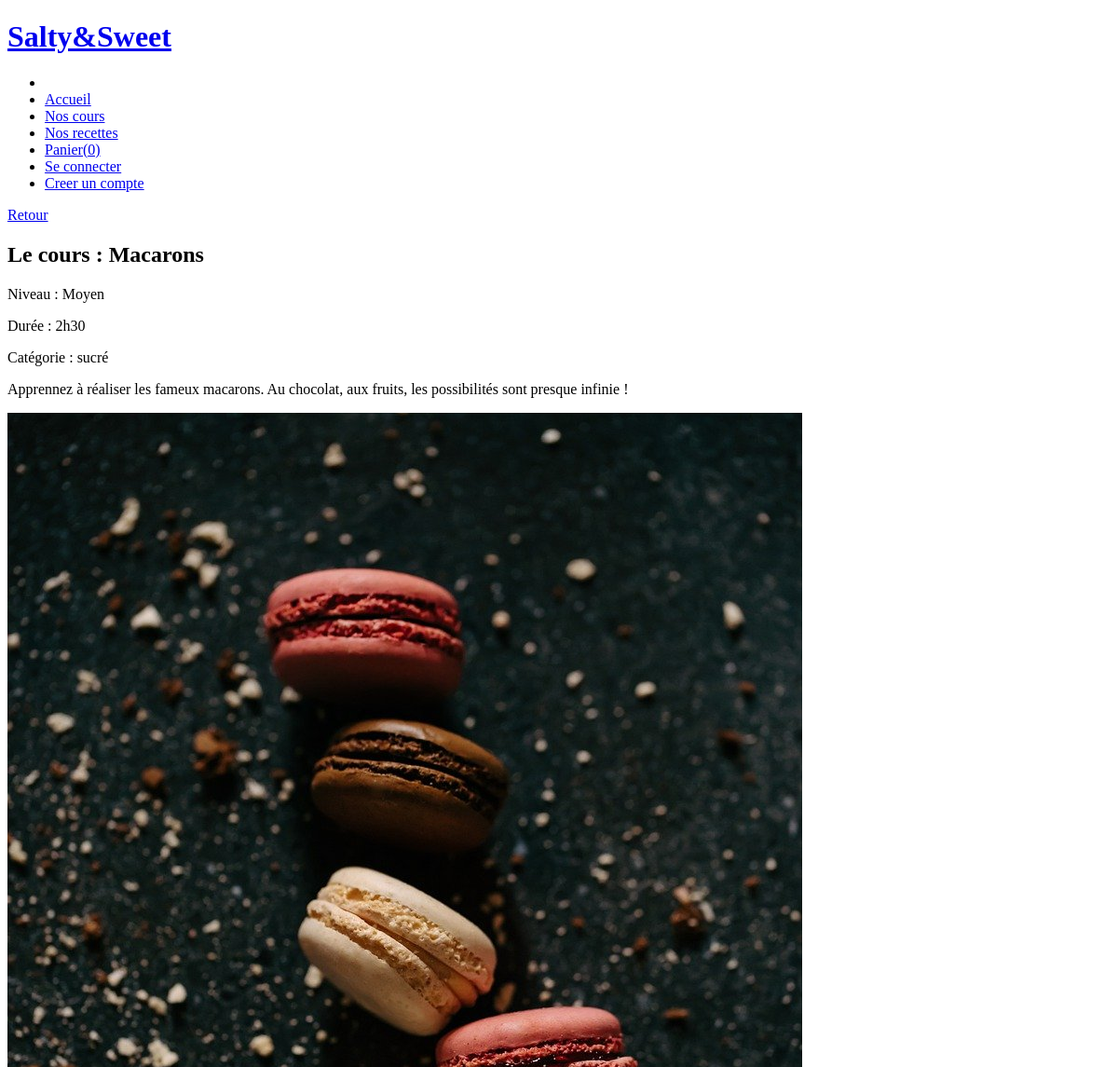
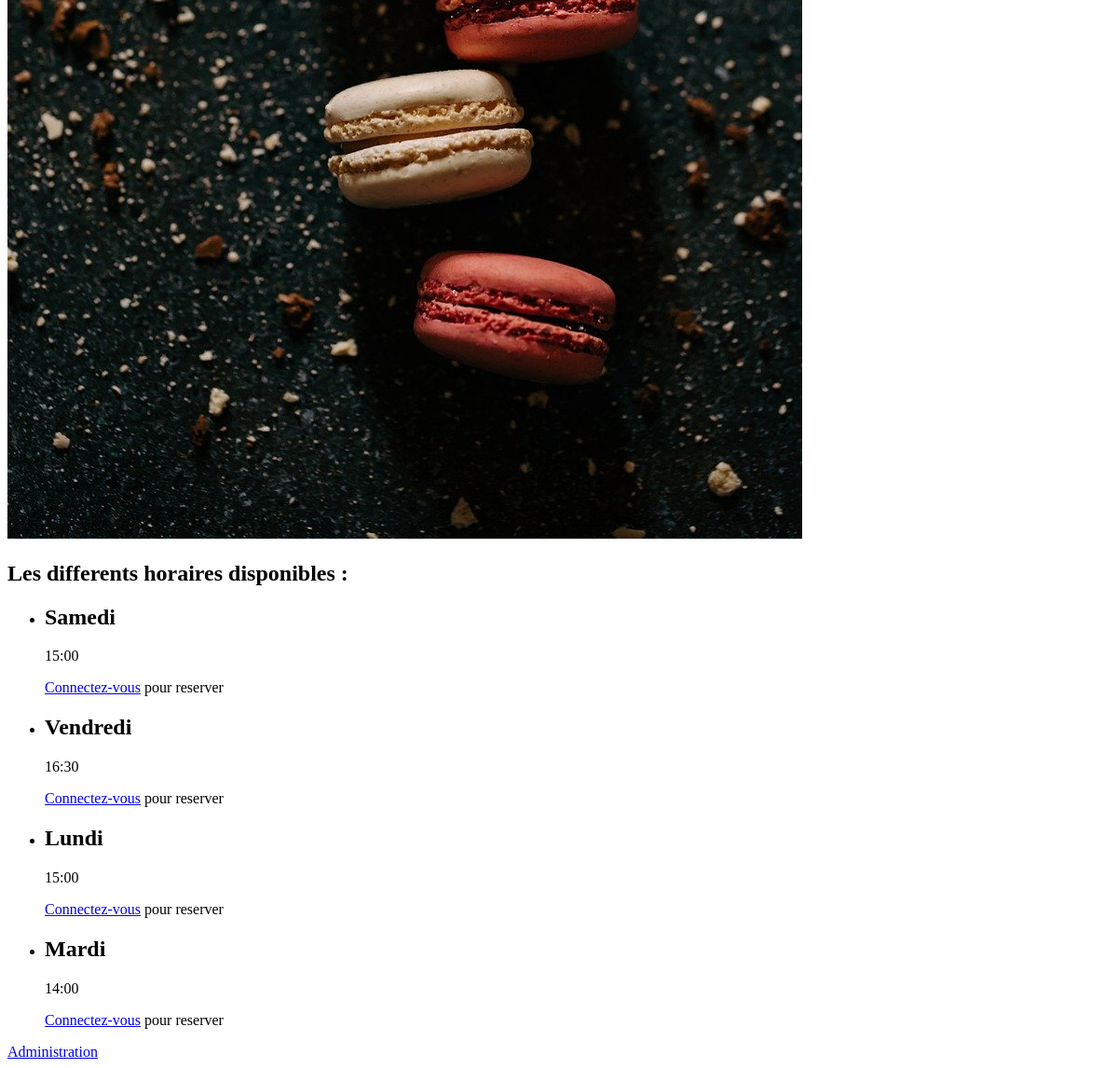
/index.php?page=planning&id=3, run on the app's committed database (2 pictures, top to bottom).
### tables this page shows
CREATE TABLE `Cours` (
  `idCours` int(11) NOT NULL,
  `nom` varchar(60) NOT NULL,
  `niveau` varchar(255) NOT NULL,
  `prix` int(10) NOT NULL,
  `temps` varchar(20) NOT NULL,
  `categorie` int(11) NOT NULL,
  `description` varchar(200) NOT NULL,
  `imgCours` varchar(60) NOT NULL
);

CREATE TABLE `Categorie` (
  `idCategorie` int(11) NOT NULL,
  `categorie` varchar(60) NOT NULL
);

CREATE TABLE `Horaires` (
  `idHoraire` int(11) NOT NULL,
  `idCours` int(11) NOT NULL,
  `jour` varchar(8) NOT NULL,
  `heure` varchar(5) NOT NULL
);

### app/Controller/controllerHoraires.php (called while the page is built, shortened)
<?php
class controllerHoraires
{
    private $model;
    public function __construct()
    {
        $this->model= new HoraireModel();
    }
    public function getHoraires($idCours, $coursInfo, $nomCategorie){
        $result= $this->model->getCoursHoraires($idCours);
        include "app/View/Planning.php";
    }
}
?>

### app/Model/model.php (called while the page is built, shortened)
<?php
include "app/Config/Database.php";
class model{
    protected $table;
    private $connex;
    public function __construct($table)
    {
        $bd=new database();
        $this->connex= $bd->getConnexion();
    }
    public function trouver($donnees=array()){
        $specification=" * ";
        $autreTable= " ";
        $condition= " 1 ";
        $otherconditions= " ";
        if(isset($donnees["otherconditions"])){
            $otherconditions=$donnees["otherconditions"];
        }
        $sql = "SELECT".$specification." FROM ".$this->table." ".$autreTable." WHERE ".$condition. " ".$otherconditions;
        $envoisql=$this->connex->query($sql);
        $resultatssql=$envoisql->fetchAll(PDO::FETCH_ASSOC);
        return $resultatssql;
    }
    public function trouverOne($donnees=array()){
        $specification=" * ";
        $autreTable= " ";
        $condition= " 1 ";
        $otherconditions= " ";
        if(isset($donnees["specification"])){
            $specification=$donnees["specification"];
        }
        if (isset($donnees["condition"])){
            $condition=$donnees["condition"];
        }
        if(isset($donnees["otherconditions"])){
            $otherconditions=$donnees["otherconditions"];
        }
        $sql = "SELECT".$specification." FROM ".$this->table." ".$autreTable." WHERE ".$condition. " ".$otherconditions;
        $envoisql=$this->connex->query($sql);
        $resultatssql=$envoisql->fetch(PDO::FETCH_ASSOC);
        return $resultatssql;
    }
}
?>

### app/Config/Database.php (called while the page is built, shortened)
<?php
class Database{
    private $_host = "localhost";
    private $_db_name = "Site";
    private $_username = "user";
    private $_password = "user";
    public function getConnexion(){
        $this->_conn = null;
        try{
            $this->_conn = new \PDO("mysql:host=" . $this->_host . ";dbname=" . $this->_db_name, $this->_username, $this->_password);
            $this->_conn->exec("set names utf8");
        }catch(PDOException $exception){
            echo "Connection error: " . $exception->getMessage();
        }
        return $this->_conn;
    }
}
?>

### app/Model/CoursModel.php (called while the page is built, shortened)
<?php
class CoursModel extends model
{
    public function __construct()
    {
        $this->table="Cours";
    }
    public function InfoCours($idCours){
        $condition= array("condition"=>" idCours = $idCours ");
        $resultatGetAll=$this->trouverOne( $condition);
        return $resultatGetAll;
     }
}
?>

### app/Controller/controllerCours.php (called while the page is built, shortened)
<?php
class controllerCours
{
    private $model;
    public function __construct()
    {
        $this->model= new CoursModel();
    }
    public function infoCours($idCours){
        $result=$this->model->InfoCours($idCours);
        return $result;
    }
}
?>

### app/Model/CategorieModel.php (called while the page is built, shortened)
<?php
class CategorieModel extends model
{
    public function __construct()
    {
        $this->table="Categorie";
    }
    public function getNom($id){
        $condition= array("specification"=>" categorie", "otherconditions"=> " AND idCategorie = $id");
        $resultatNom=$this->trouverOne($condition);
        return $resultatNom;
    }
}
?>

### app/Controller/controllerCategorie.php (called while the page is built, shortened)
<?php
class controllerCategorie
{
    private $model;
    public function __construct()
    {
        $this->model= new CategorieModel();
    }
    public function getNomCategorie($id){
        $resNom=$this->model->getNom($id);
        return $resNom;
    }
}
?>

### app/Model/HoraireModel.php (called while the page is built, shortened)
<?php
class HoraireModel extends model
{
    public function __construct()
    {
        $this->table="Horaires";
    }
    public function getCoursHoraires($idCours){
        $conditions= array("otherconditions"=>" AND idCours = $idCours");
       $resultatHoraires=$this->trouver($conditions);
       return $resultatHoraires;
    }
}
?>

### app/View/Planning.php (the view, shortened to what this page needs)
<!DOCTYPE html>
<html>
<head>
    <link rel="stylesheet" href="../../css/style.css">
</head>
<body class="PlanningCours">
<?php include_once("header.php")?>
<p id="arrow"><a href="index.php?page=cours">Retour</a></p>
<h2>Le cours : <?=$coursInfo["nom"]?></h2>
<div id="divPlanning">
<article id="infoCours">
<p>Niveau  : <?=$coursInfo["niveau"]?></p>
<p>Durée  : <?=$coursInfo["temps"]?></p>
<p>Catégorie  : <?=$nomCategorie["categorie"]?> </p>
</article>
<p id="descriptionCours"> <?=$coursInfo["description"]?></p>
</div>
<img src="<?=$coursInfo["imgCours"]?>" alt="Cours">
<div id="listeHoraires">
<h2>Les differents horaires disponibles : </h2>
<ul id="horaires">
    <?php foreach($result as $horaire):?>
        <li>
            <article id="horaire">
            <h2><?=$horaire["jour"]?></h2>
            <p><?=$horaire["heure"]?></p>
            <?php if(isset($_SESSION["id"]) && !empty($_SESSION["id"])):?>
            <form method="post" action="index.php?page=panier&action=reserver&idHoraire=<?=$horaire["idHoraire"]?>">
            <input type="submit" value="Reserver" name="ajouter">
            <?php else:?>
            <p><a href="index.php?page=Login">Connectez-vous</a> pour reserver </p>
            <?php endif?>
            </article>
        </li>
    <?php endforeach?>
</ul>
</div>
<div id="footer">
<?php include_once("footer.php")?>
</div>
</body>
</html>

### data on the page
cours: nom "Macarons", niveau "Moyen", temps "2h30", description "Apprennez à réaliser les fameux macarons. Au chocolat, aux fruits, les possibilités sont presque infinie !", imgCours (picture)
categorie: categorie "sucré"
horaires: jour "Samedi", heure "15:00"
horaires: jour "Vendredi", heure "16:30"
horaires: jour "Lundi", heure "15:00"
horaires: jour "Mardi", heure "14:00"
